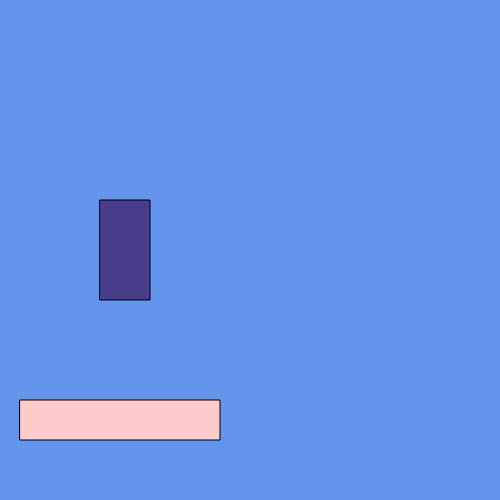
Frame 1 (no input)
Frame 60 (no input): identical to frame 1, image omitted
Frame 120 (the mouse pressed at the canvas centre since frame 60): identical to frame 1, image omitted

The p5.js sketch that drew this single still picture (run headless with seeded random() and noise() and a simulated clock; from frame 60 on, the mouse is pressed at the canvas centre):

// p5.js sketch
// ── sketch.js
function setup() {
    createCanvas(500, 500);
}

function draw() {
    background(100, 149, 237);
    let fillColPurple = [72, 61, 139]; // store as an array!
    let fillColRed = [255, 204, 203];
    drawSquare(fillColPurple, 100, 200, 50, 100);
    drawSquare(fillColRed, 20, 400, 200, 40);
}

function drawSquare(fillCol, x, y, rectWidth, rectHeight) {

    fill(fillCol)
    rect(x, y, rectWidth, rectHeight);
}
